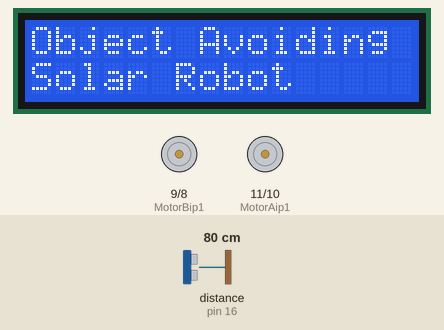
Recording of a sketch running on a simulated Arduino Uno, built with avr-gcc and run on an emulated ATmega328P. Shown: 16×2 character LCD, motor-driver pin pairs drawn as motors (green arrow = first pin HIGH = forward, orange = second pin HIGH = backward, longer = more drive). Wiring (inferred from the names in the program): ultrasonic range finder: trigger pin 17; echo pin 16. The inputs (shaded band) are chosen by the test bench; at power-on: distance to the obstacle (sensor on pin 16) 80 cm. The echo pulse lasts 58.3 µs per cm.

Above: at 2.1 s.
At 5.2 s:
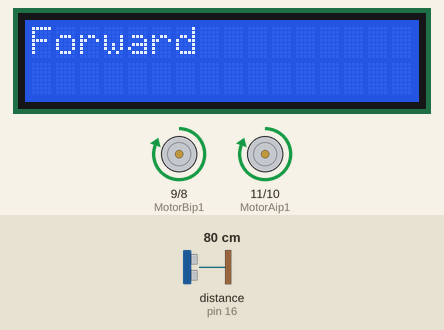
5.3 s: distance to the obstacle (sensor on pin 16) set to 44 cm
At 6.3 s:
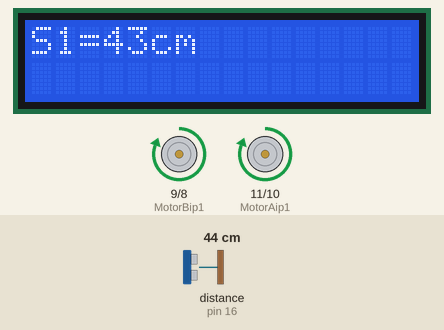
8.0 s: distance to the obstacle (sensor on pin 16) set to 35 cm
At 9.7 s:
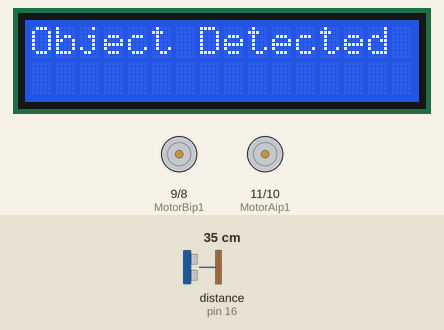
Timing chart, 0 to 30.0 s (numbered marks = the images above; inputs shaded):
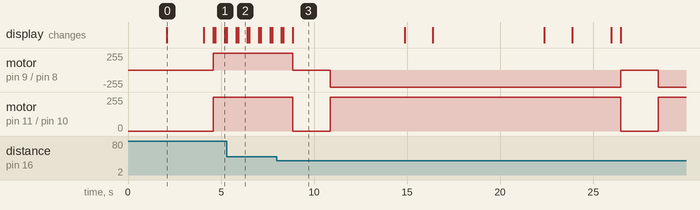

Measured:
- the behaviour switches between 41 and 40 cm on distance to the obstacle (sensor on pin 16) (found by bisection; images 2 and 3)
- after the input at 8.0 s, motor on pin 9 (MotorBip1) / pin 8 (MotorBip2): alternates backward 255/255 for 15.6 s and stopped for 2.0 s, starting after 0.86 s; motor on pin 11 (MotorAip1) / pin 10 (MotorAip2): alternates forward 255/255 for 15.6 s and stopped for 2.0 s, starting after 0.86 s
- what the display in image 0 shows lasts 2.0 s, from 2.1 s to 4.1 s
- what the display in image 2 shows lasts 0.5 s, from 5.9 s to 6.4 s

The sketch:

GSM_GPS_Solar_Robot.ino
```cpp
#include <LiquidCrystal.h>
LiquidCrystal lcd(13,12,5,4,3,2);
char phone_no[] = "9424029335";
char phone_no1[] = "8982505767";
int inputPin=16;  // connect digital I/O d4 to the ECHO/Rx Pin
int outputPin=17; // connect digital I/O d5 to the TRIG/TX Pin
// Black Line Follower
int MotorAip1=11;
int MotorAip2=10;

// motor two
//Left motor
int MotorBip1=9;
int MotorBip2=8;
int t, s, q = 0;
unsigned char  da8[100];
void setup()
{
  pinMode(inputPin, INPUT);
  pinMode(outputPin, OUTPUT);
  lcd.begin(16,2);
  lcd.setCursor(0,0);
  lcd.print("WELCOME TO IIST");
  lcd.setCursor(0,1);
  lcd.print("INDORE");
  delay(2000);
  lcd.clear();
  lcd.setCursor(0,0);
  lcd.print("Object Avoiding");
  lcd.setCursor(0,1);
  lcd.print("Solar Robot ");
  delay(2000);
  lcd.clear();
  pinMode(MotorAip1,OUTPUT);
  pinMode(MotorAip2,OUTPUT);
  pinMode(MotorBip1,OUTPUT);
  pinMode(MotorBip2,OUTPUT);
  digitalWrite(MotorAip1,LOW);
  digitalWrite(MotorAip2,LOW);
  digitalWrite(MotorBip1,LOW);
  digitalWrite(MotorBip2,LOW);
}
void loop()
{
   digitalWrite(outputPin, LOW);  // send low pulse for 2μs
   delayMicroseconds(2);
   digitalWrite(outputPin, HIGH); // send high pulse for 10μs
   delayMicroseconds(10);
   digitalWrite(outputPin, LOW);  // back to low pulse
   int distance = pulseIn(inputPin, HIGH);  // read echo value
   int distance1= distance/29/2;  // in cm

   lcd.setCursor(0, 0);
   lcd.print("S1=");
   lcd.print(distance1);
   lcd.print("cm ");
   delay(500);
   lcd.clear();
     int byte = 0;
  if (Serial.available() )
  {
    if (Serial.read() == 'R')
    {
      for (t = 0; t < 45; t++)
      {
        while (!Serial.available() ) ;

        da8[t] = Serial.read();
        // Serial.write(da8[t]);
      }
      lcd.setCursor(0, 0);
      lcd.print("lt=");
      Serial.println("lt=");
      lcd.setCursor(3, 0);
      for (t = 15; t < 28; t++)
      {
        Serial.write(da8[t]);
        lcd.write(da8[t]);
      }
      lcd.setCursor(0, 1);
      lcd.print("lg=");
      Serial.println("lg=");
      lcd.setCursor(3, 1);
      for (t = 28; t < 43; t++)
      {
        Serial.write(da8[t]);
        lcd.write(da8[t]);
      }
    }
  }


   if(distance1<40)  //IR not on black line
  {
    //Move both the Motors
    lcd.print("Object Detected");
        //Stop both Motors
    digitalWrite(MotorAip1,LOW);
    digitalWrite(MotorAip2,LOW);
    digitalWrite(MotorBip1,LOW);
    digitalWrite(MotorBip2,LOW);
    delay(2000);
    digitalWrite(MotorAip1,HIGH);
    digitalWrite(MotorAip2,LOW);
    digitalWrite(MotorBip1,LOW);
    digitalWrite(MotorBip2,HIGH);
    SendMessage();
    SendMessage1();

  }

  else
  {
     lcd.print("Forward");
     digitalWrite(MotorAip1,HIGH);
     digitalWrite(MotorAip2,LOW);
     digitalWrite(MotorBip1,HIGH);
     digitalWrite(MotorBip2,LOW);
  }


delay(100);
lcd.clear();
}

void SendMessage()
{
  Serial.println("AT+CMGF=1");
  delay(2000);
  Serial.print("AT+CMGS=");
  Serial.write(0x22);
  Serial.print(phone_no);
  Serial.write(0x22);
  Serial.write(0x0D);  // hex equivalent of Carraige return
  Serial.write(0x0A);  // hex equivalent of newline
  delay(2000);
  //serialSIM800.print("ACCIDENT vehicle is at google.com/maps/place/");
  lcd.setCursor(0, 0);
  lcd.print("lt=");
  Serial.println("unsafe situation help required  at google.com/maps/place/");
  lcd.setCursor(3, 0);
  for (t = 15; t < 28; t++)
  {
    Serial.write(da8[t]);
    lcd.write(da8[t]);
  }
  lcd.setCursor(0, 1);
  lcd.print("lg=");
  Serial.println(",");
  lcd.setCursor(3, 1);
  for (t = 28; t < 43; t++)
  {
    Serial.write(da8[t]);
    lcd.write(da8[t]);
  }
  delay(500);
  Serial.println(char(26));//the ASCII code of the ctrl+z is 26
  delay(1000);
  lcd.setCursor(0, 1);
  lcd.print("help required");
  delay(2000);
}
void SendMessage1()
{
  Serial.println("AT+CMGF=1");
  delay(2000);
  Serial.print("AT+CMGS=");
  Serial.write(0x22);
  Serial.print(phone_no1);
  Serial.write(0x22);
  Serial.write(0x0D);  // hex equivalent of Carraige return
  Serial.write(0x0A);  // hex equivalent of newline
  delay(2000);
  //serialSIM800.print("ACCIDENT vehicle is at google.com/maps/place/");
  lcd.setCursor(0, 0);
  lcd.print("lt=");
  Serial.println("unsafe situation help required1  at google.com/maps/place/");
  lcd.setCursor(3, 0);
  for (t = 15; t < 28; t++)
  {
    Serial.write(da8[t]);
    lcd.write(da8[t]);
  }
  lcd.setCursor(0, 1);
  lcd.print("lg=");
  Serial.println(",");
  lcd.setCursor(3, 1);
  for (t = 28; t < 43; t++)
  {
    Serial.write(da8[t]);
    lcd.write(da8[t]);
  }
  delay(500);
  Serial.println(char(26));//the ASCII code of the ctrl+z is 26
  delay(1000);
  lcd.setCursor(0, 1);
  lcd.print("help required1");
  delay(2000);
}
```
